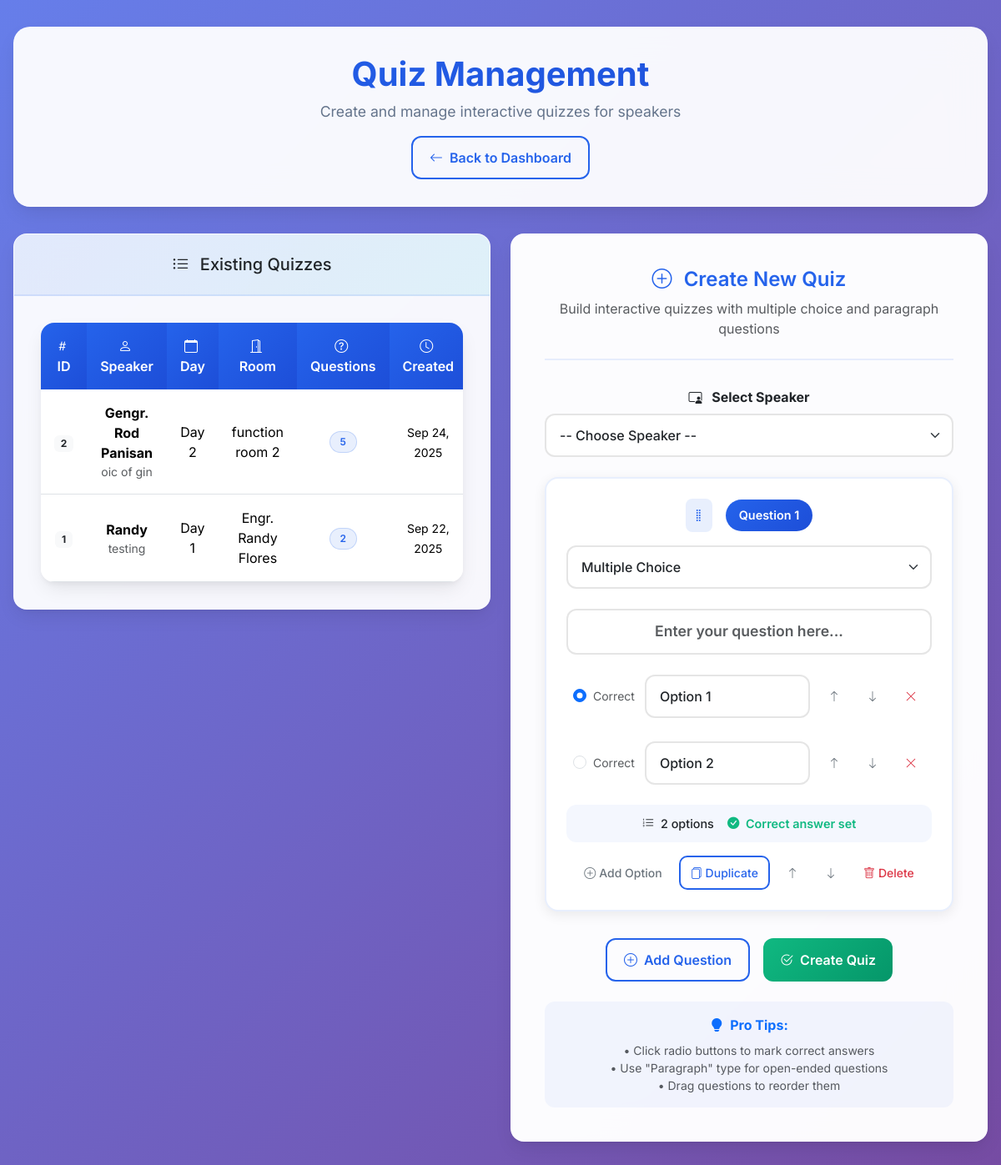
/admin/admin_quiz_manage.php (signed in), run on the app's committed database.
### tables this page shows
CREATE TABLE `quizzes` (
  `id` int(11) NOT NULL,
  `speaker_id` int(11) NOT NULL,
  `room_id` int(11) DEFAULT NULL,
  `day_id` int(11) DEFAULT NULL,
  `questions` longtext NOT NULL CHECK (json_valid(`questions`)),
  `options` longtext NOT NULL CHECK (json_valid(`options`)),
  `answers` longtext NOT NULL CHECK (json_valid(`answers`)),
  `created_at` datetime NOT NULL DEFAULT current_timestamp()
);

CREATE TABLE `speakers` (
  `id` int(11) NOT NULL,
  `room_id` int(11) DEFAULT NULL,
  `name` varchar(255) NOT NULL,
  `title` varchar(255) DEFAULT NULL,
  `bio` text DEFAULT NULL,
  `start_time` time DEFAULT NULL,
  `end_time` time DEFAULT NULL,
  `photo` varchar(255) DEFAULT NULL,
  `photo_url` varchar(255) DEFAULT NULL,
  `presentation_url` varchar(255) DEFAULT NULL,
  `created_at` datetime NOT NULL DEFAULT current_timestamp()
);

CREATE TABLE `function_room_days` (
  `id` int(11) NOT NULL,
  `day_date` date NOT NULL,
  `room_id` int(11) DEFAULT NULL,
  `day` date NOT NULL,
  `enabled` tinyint(1) NOT NULL DEFAULT 1,
  `start_time` time DEFAULT NULL,
  `end_time` time DEFAULT NULL,
  `label` varchar(150) NOT NULL DEFAULT 'Day',
  `is_enabled` tinyint(1) NOT NULL DEFAULT 1
);

CREATE TABLE `function_rooms` (
  `id` int(11) NOT NULL,
  `day_id` int(11) DEFAULT NULL,
  `name` varchar(150) NOT NULL,
  `label` varchar(150) DEFAULT NULL,
  `room_number` varchar(50) NOT NULL,
  `day_number` int(10) UNSIGNED NOT NULL DEFAULT 1,
  `day_date` date DEFAULT NULL,
  `description` text DEFAULT NULL,
  `location` varchar(150) DEFAULT NULL,
  `capacity` int(11) DEFAULT NULL,
  `is_active` tinyint(1) NOT NULL DEFAULT 1,
  `created_at` datetime NOT NULL DEFAULT current_timestamp()
);

### admin/admin_quiz_manage.php (the view, shortened to what this page needs)
<?php
require_once __DIR__ . '/../db.php';
if (isset($conn) && $conn instanceof mysqli) $db = $conn;
elseif (isset($mysqli) && $mysqli instanceof mysqli) $db = $mysqli;
else { $db = null; }
if (!function_exists('e')) { function e($s){ return htmlspecialchars((string)$s, ENT_QUOTES|ENT_SUBSTITUTE, 'UTF-8'); } }
$edit = null;
$quizzes = [];
$qr = $db->query("
  SELECT q.*, s.name AS speaker_name, s.title AS speaker_title,
         fr.name AS room_name, fd.label AS day_label
  FROM quizzes q
  JOIN speakers s ON s.id = q.speaker_id
  LEFT JOIN function_rooms fr ON fr.id = q.room_id
  LEFT JOIN function_room_days fd ON fd.id = q.day_id
  ORDER BY q.created_at DESC, q.id DESC
");
if ($qr) while ($row = $qr->fetch_assoc()) $quizzes[] = $row;
function pretty_count($jsonStr) {
  $a = json_decode($jsonStr, true);
  return is_array($a) ? count($a) : 0;
}
?>
<!doctype html>
<html lang="en">
<head>
  <link href="https://cdn.jsdelivr.net/npm/bootstrap@5.3.2/dist/css/bootstrap.min.css" rel="stylesheet">
  <link href="https://cdn.jsdelivr.net/npm/bootstrap-icons@1.11.1/font/bootstrap-icons.css" rel="stylesheet">
</head>
<body>
<div class="main-container">
  <div class="page-header fade-in">
    <h1 class="page-title">Quiz Management</h1>
    <p class="page-subtitle">Create and manage interactive quizzes for speakers</p>
    <div class="mt-3">
      <a href="Admin_dashboard.php" class="btn btn-outline-primary">
        <i class="bi bi-arrow-left me-2"></i>Back to Dashboard
      </a>
    </div>
  </div>
  <div class="row g-4">
    <div class="col-xl-6">
      <div class="enhanced-card slide-up">
        <div class="card-header-enhanced">
          <h5 class="mb-0">
            <i class="bi bi-list-ul me-2"></i>
            Existing Quizzes
          </h5>
        </div>
        <div class="card-body-enhanced">
          <?php if (empty($quizzes)): ?>
            <div class="text-center py-5">
              <i class="bi bi-ui-checks text-muted mb-3" style="font-size: 4rem; opacity: 0.3;"></i>
              <h6 class="text-muted">No quizzes created yet</h6>
              <p class="text-muted small">Create your first quiz using the form on the right</p>
            </div>
          <?php else: ?>
            <div class="table-container">
              <table class="table table-hover align-middle">
                <thead>
                  <tr>
                    <th><i class="bi bi-hash me-1"></i>ID</th>
                    <th><i class="bi bi-person me-1"></i>Speaker</th>
                    <th><i class="bi bi-calendar me-1"></i>Day</th>
                    <th><i class="bi bi-door-open me-1"></i>Room</th>
                    <th><i class="bi bi-question-circle me-1"></i>Questions</th>
                    <th><i class="bi bi-clock me-1"></i>Created</th>
                  </tr>
                </thead>
                <tbody>
                  <?php foreach ($quizzes as $q): ?>
                    <tr>
                      <td><span class="badge bg-light text-dark"><?= (int)$q['id'] ?></span></td>
                      <td>
                        <div class="fw-bold"><?= e($q['speaker_name']) ?></div>
                        <div class="text-muted small"><?= e($q['speaker_title']) ?></div>
                      </td>
                      <td><?= e($q['day_label'] ?: '-') ?></td>
                      <td><?= e($q['room_name'] ?: '-') ?></td>
                      <td><span class="badge badge-soft"><?= pretty_count($q['questions']) ?></span></td>
                      <td><small><?= date('M j, Y', strtotime($q['created_at'])) ?></small></td>
                    </tr>
                  <?php endforeach; ?>
                </tbody>
              </table>
            </div>
          <?php endif; ?>
        </div>
      </div>
    </div>
    <div class="col-xl-6">
      <div class="builder-container slide-up">
        <div class="builder-header">
          <?php if ($edit): ?>
            <h3 class="builder-title">
              <i class="bi bi-pencil-square me-2"></i>
              Edit Quiz #<?= (int)$edit['id'] ?>
            </h3>
            <p class="text-muted mb-0">Modify questions and answers for this quiz</p>
          <?php else: ?>
            <h3 class="builder-title">
              <i class="bi bi-plus-circle me-2"></i>
              Create New Quiz
            </h3>
            <p class="text-muted mb-0">Build interactive quizzes with multiple choice and paragraph questions</p>
          <?php endif; ?>
        </div>
        <form id="quizEditorForm" method="post" novalidate>
          <div class="mb-4">
            <label class="form-label fw-bold text-center d-block">
              <i class="bi bi-person-video3 me-2"></i>
              Select Speaker
            </label>
            <select name="speaker_id" class="form-select" required>
              <option value="">-- Choose Speaker --</option>
            </select>
          </div>
          <div id="quizBuilder" class="mb-4"></div>
          <div class="action-buttons">
            <button type="button" class="btn btn-outline-primary" id="addQuestionBtn">
              <i class="bi bi-plus-circle me-2"></i>Add Question
            </button>
            <?php if ($edit): ?>
              <a class="btn btn-outline-secondary" href="admin_quiz_manage.php">
                <i class="bi bi-x-circle me-2"></i>Cancel
              </a>
              <button class="btn btn-primary" id="saveQuizBtn">
                <i class="bi bi-save me-2"></i>Update Quiz
              </button>
            <?php else: ?>
              <button class="btn btn-success" id="saveQuizBtn">
                <i class="bi bi-check2-circle me-2"></i>Create Quiz
              </button>
            <?php endif; ?>
          </div>
        </form>
        <?php if (!$edit): ?>
          <div class="text-center mt-4 p-3" style="background: rgba(37,99,235,0.05); border-radius: 12px;">
            <div class="d-flex align-items-center justify-content-center gap-2 text-primary">
              <i class="bi bi-lightbulb-fill"></i>
              <strong>Pro Tips:</strong>
            </div>
            <div class="small text-muted mt-2">
              • Click radio buttons to mark correct answers<br>
              • Use "Paragraph" type for open-ended questions<br>
              • Drag questions to reorder them
            </div>
          </div>
        <?php endif; ?>
      </div>
    </div>
  </div>
</div>
<div class="position-fixed top-0 end-0 p-3" style="z-index: 1080;">
</div>
</body>
</html>

### admin/admin_quiz_manage.php (style rules this page uses)
:root { --primary: #2563eb; --primary-dark: #1d4ed8; --success: #10b981; --warning: #f59e0b; --danger: #ef4444; --info: #06b6d4; --light: #f8fafc; --dark: #1e293b; --card-shadow: 0 10px 25px -5px rgba(0, 0, 0, 0.1), 0 4px 6px -2px rgba(0, 0, 0, 0.05); --border-radius: 16px; }
* { font-family: 'Inter', system-ui, -apple-system, sans-serif; }
body { background: linear-gradient(135deg, #667eea 0%, #764ba2 100%); min-height: 100vh; padding: 2rem 0; }
.main-container { max-width: 1400px; margin: 0 auto; padding: 0 1rem; }
.page-header { background: rgba(255, 255, 255, 0.95); backdrop-filter: blur(20px); border: 1px solid rgba(255, 255, 255, 0.2); border-radius: 20px; padding: 2rem; margin-bottom: 2rem; box-shadow: var(--card-shadow); text-align: center; }
.page-title { background: linear-gradient(135deg, var(--primary), var(--primary-dark)); -webkit-background-clip: text; -webkit-text-fill-color: transparent; background-clip: text; font-weight: 700; font-size: 2.5rem; margin: 0; }
.page-subtitle { color: #64748b; font-size: 1.1rem; margin-top: 0.5rem; }
.enhanced-card { background: rgba(255, 255, 255, 0.95); backdrop-filter: blur(20px); border: 1px solid rgba(255, 255, 255, 0.2); border-radius: var(--border-radius); box-shadow: var(--card-shadow); transition: all 0.3s ease; overflow: hidden; }
.card-header-enhanced { background: linear-gradient(135deg, rgba(37,99,235,0.1), rgba(6,182,212,0.1)); border-bottom: 2px solid rgba(37,99,235,0.1); padding: 1.5rem 2rem; text-align: center; }
.card-body-enhanced { padding: 2rem; }
.builder-container { background: rgba(255, 255, 255, 0.98); backdrop-filter: blur(20px); border: 1px solid rgba(255, 255, 255, 0.3); border-radius: var(--border-radius); box-shadow: var(--card-shadow); padding: 2.5rem; margin-bottom: 2rem; }
.builder-header { text-align: center; margin-bottom: 2rem; padding-bottom: 1.5rem; border-bottom: 2px solid rgba(37,99,235,0.1); }
.builder-title { color: var(--primary); font-weight: 600; font-size: 1.5rem; margin-bottom: 0.5rem; }
.form-control, .form-select { border-radius: 12px; border: 2px solid rgba(0,0,0,0.1); padding: 12px 16px; font-weight: 500; transition: all 0.3s ease; }
.btn { border-radius: 12px; font-weight: 600; padding: 12px 20px; transition: all 0.3s ease; border: none; }
.btn-success { background: linear-gradient(135deg, var(--success), #059669); }
.btn-outline-primary { border: 2px solid var(--primary); color: var(--primary); background: transparent; }
.action-buttons { display: flex; justify-content: center; gap: 1rem; margin-top: 2rem; flex-wrap: wrap; }
.table-container { background: white; border-radius: var(--border-radius); overflow: hidden; box-shadow: var(--card-shadow); }
.table { margin: 0; }
.table thead th { background: linear-gradient(135deg, var(--primary), var(--primary-dark)); color: white; font-weight: 600; text-align: center; border: none; padding: 1rem; }
.table tbody tr { transition: all 0.2s ease; }
.table tbody td { text-align: center; padding: 1rem; vertical-align: middle; }
.badge-soft { background: rgba(37,99,235,0.1); color: var(--primary); border: 1px solid rgba(37,99,235,0.2); border-radius: 20px; padding: 6px 12px; font-weight: 600; }
.fade-in { animation: fadeIn 0.6s ease-out; }
.slide-up { animation: slideUp 0.6s ease-out; }

### data on the page
quizzes: id "2", speaker.name "Gengr. Rod Panisan", speaker.title "oic of gin", day.label "Day 2", room.name "function room 2", questions "5", created_at "Sep 24, 2025"
quizzes: id "1", speaker.name "Randy", speaker.title "testing", day.label "Day 1", room.name "Engr. Randy Flores", questions "2", created_at "Sep 22, 2025"
